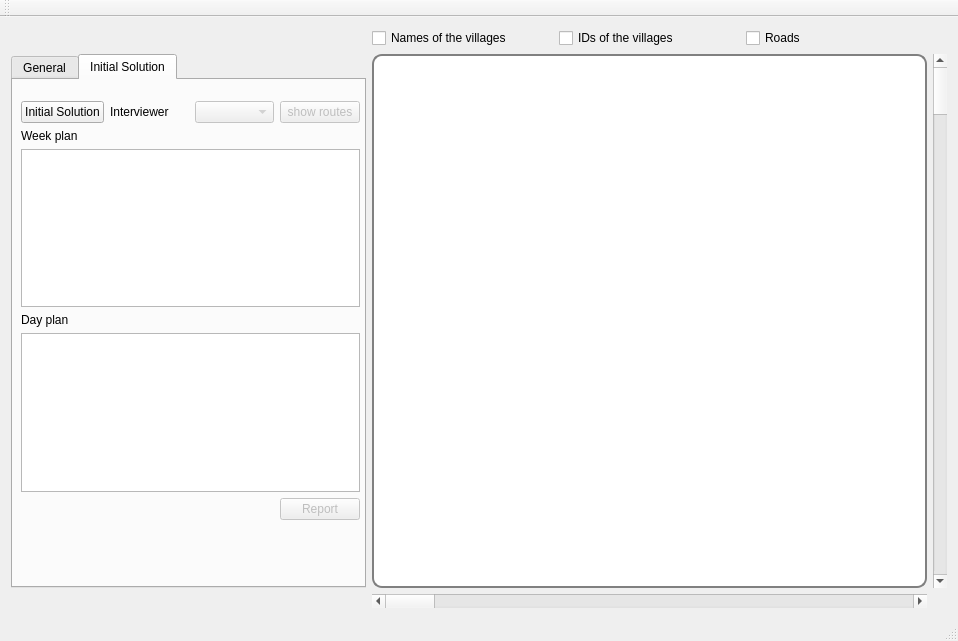
<?xml version="1.0" encoding="UTF-8"?>
<ui version="4.0">
 <class>MainWindow</class>
 <widget class="QMainWindow" name="MainWindow">
  <property name="geometry">
   <rect>
    <x>0</x>
    <y>0</y>
    <width>958</width>
    <height>641</height>
   </rect>
  </property>
  <property name="sizePolicy">
   <sizepolicy hsizetype="Expanding" vsizetype="Expanding">
    <horstretch>0</horstretch>
    <verstretch>0</verstretch>
   </sizepolicy>
  </property>
  <property name="windowTitle">
   <string>MainWindow</string>
  </property>
  <widget class="QWidget" name="centralWidget">
   <property name="sizePolicy">
    <sizepolicy hsizetype="Expanding" vsizetype="Expanding">
     <horstretch>0</horstretch>
     <verstretch>0</verstretch>
    </sizepolicy>
   </property>
   <layout class="QGridLayout" name="gridLayout_3">
    <item row="0" column="0">
     <layout class="QGridLayout" name="gridLayout">
      <item row="2" column="2">
       <widget class="QScrollBar" name="horizontalScrollBar">
        <property name="sizePolicy">
         <sizepolicy hsizetype="Expanding" vsizetype="Fixed">
          <horstretch>0</horstretch>
          <verstretch>0</verstretch>
         </sizepolicy>
        </property>
        <property name="value">
         <number>0</number>
        </property>
        <property name="orientation">
         <enum>Qt::Horizontal</enum>
        </property>
       </widget>
      </item>
      <item row="1" column="3">
       <widget class="QScrollBar" name="verticalScrollBar">
        <property name="sizePolicy">
         <sizepolicy hsizetype="Fixed" vsizetype="Expanding">
          <horstretch>0</horstretch>
          <verstretch>0</verstretch>
         </sizepolicy>
        </property>
        <property name="value">
         <number>0</number>
        </property>
        <property name="orientation">
         <enum>Qt::Vertical</enum>
        </property>
       </widget>
      </item>
      <item row="0" column="2">
       <layout class="QHBoxLayout" name="horizontalLayout">
        <item>
         <widget class="QCheckBox" name="checkBoxVillageNames">
          <property name="enabled">
           <bool>true</bool>
          </property>
          <property name="text">
           <string>Names of the villages</string>
          </property>
         </widget>
        </item>
        <item>
         <widget class="QCheckBox" name="checkBoxVillageIDs">
          <property name="enabled">
           <bool>true</bool>
          </property>
          <property name="text">
           <string>IDs of the villages</string>
          </property>
         </widget>
        </item>
        <item>
         <widget class="QCheckBox" name="checkBoxShowRoads">
          <property name="text">
           <string>Roads</string>
          </property>
         </widget>
        </item>
       </layout>
      </item>
      <item row="1" column="2">
       <widget class="QCustomPlot" name="widget" native="true">
        <property name="sizePolicy">
         <sizepolicy hsizetype="Expanding" vsizetype="Expanding">
          <horstretch>0</horstretch>
          <verstretch>0</verstretch>
         </sizepolicy>
        </property>
        <property name="styleSheet">
         <string notr="true">#widget {
border: 2px solid gray;
border-radius: 10px;
background: white;
}</string>
        </property>
       </widget>
      </item>
      <item row="1" column="1">
       <widget class="QTabWidget" name="tabWidget">
        <property name="enabled">
         <bool>true</bool>
        </property>
        <property name="sizePolicy">
         <sizepolicy hsizetype="Expanding" vsizetype="Expanding">
          <horstretch>100</horstretch>
          <verstretch>0</verstretch>
         </sizepolicy>
        </property>
        <property name="maximumSize">
         <size>
          <width>355</width>
          <height>16777215</height>
         </size>
        </property>
        <property name="currentIndex">
         <number>1</number>
        </property>
        <widget class="QWidget" name="tab_general">
         <attribute name="title">
          <string>General</string>
         </attribute>
         <widget class="QFrame" name="frame">
          <property name="geometry">
           <rect>
            <x>10</x>
            <y>10</y>
            <width>321</width>
            <height>141</height>
           </rect>
          </property>
          <property name="sizePolicy">
           <sizepolicy hsizetype="Fixed" vsizetype="Fixed">
            <horstretch>0</horstretch>
            <verstretch>0</verstretch>
           </sizepolicy>
          </property>
          <property name="maximumSize">
           <size>
            <width>400</width>
            <height>300</height>
           </size>
          </property>
          <property name="styleSheet">
           <string notr="true">#frame {
border: 2px solid gray;
border-radius: 10px;
}</string>
          </property>
          <property name="frameShape">
           <enum>QFrame::StyledPanel</enum>
          </property>
          <property name="frameShadow">
           <enum>QFrame::Raised</enum>
          </property>
          <widget class="QWidget" name="gridLayoutWidget_2">
           <property name="geometry">
            <rect>
             <x>10</x>
             <y>10</y>
             <width>301</width>
             <height>111</height>
            </rect>
           </property>
           <layout class="QGridLayout" name="gridLayout_4">
            <item row="1" column="2">
             <widget class="QTextEdit" name="textEditR">
              <property name="enabled">
               <bool>false</bool>
              </property>
              <property name="sizePolicy">
               <sizepolicy hsizetype="Fixed" vsizetype="Fixed">
                <horstretch>0</horstretch>
                <verstretch>0</verstretch>
               </sizepolicy>
              </property>
              <property name="maximumSize">
               <size>
                <width>80</width>
                <height>20</height>
               </size>
              </property>
              <property name="verticalScrollBarPolicy">
               <enum>Qt::ScrollBarAlwaysOff</enum>
              </property>
              <property name="horizontalScrollBarPolicy">
               <enum>Qt::ScrollBarAlwaysOff</enum>
              </property>
             </widget>
            </item>
            <item row="2" column="2">
             <widget class="QTextEdit" name="textEditH">
              <property name="enabled">
               <bool>false</bool>
              </property>
              <property name="sizePolicy">
               <sizepolicy hsizetype="Fixed" vsizetype="Fixed">
                <horstretch>0</horstretch>
                <verstretch>0</verstretch>
               </sizepolicy>
              </property>
              <property name="maximumSize">
               <size>
                <width>80</width>
                <height>20</height>
               </size>
              </property>
              <property name="verticalScrollBarPolicy">
               <enum>Qt::ScrollBarAlwaysOff</enum>
              </property>
              <property name="horizontalScrollBarPolicy">
               <enum>Qt::ScrollBarAlwaysOff</enum>
              </property>
             </widget>
            </item>
            <item row="2" column="1">
             <widget class="QPushButton" name="buttonOpenHouseh">
              <property name="sizePolicy">
               <sizepolicy hsizetype="Fixed" vsizetype="Fixed">
                <horstretch>0</horstretch>
                <verstretch>0</verstretch>
               </sizepolicy>
              </property>
              <property name="maximumSize">
               <size>
                <width>90</width>
                <height>30</height>
               </size>
              </property>
              <property name="text">
               <string>Households...</string>
              </property>
             </widget>
            </item>
            <item row="0" column="0">
             <widget class="QLabel" name="labFile1">
              <property name="sizePolicy">
               <sizepolicy hsizetype="Fixed" vsizetype="Fixed">
                <horstretch>0</horstretch>
                <verstretch>0</verstretch>
               </sizepolicy>
              </property>
              <property name="maximumSize">
               <size>
                <width>100</width>
                <height>30</height>
               </size>
              </property>
              <property name="autoFillBackground">
               <bool>false</bool>
              </property>
              <property name="text">
               <string>....</string>
              </property>
             </widget>
            </item>
            <item row="1" column="0">
             <widget class="QLabel" name="labFile2">
              <property name="sizePolicy">
               <sizepolicy hsizetype="Fixed" vsizetype="Fixed">
                <horstretch>0</horstretch>
                <verstretch>0</verstretch>
               </sizepolicy>
              </property>
              <property name="maximumSize">
               <size>
                <width>100</width>
                <height>30</height>
               </size>
              </property>
              <property name="autoFillBackground">
               <bool>false</bool>
              </property>
              <property name="text">
               <string>....</string>
              </property>
             </widget>
            </item>
            <item row="0" column="1">
             <widget class="QPushButton" name="buttonOpenVillages">
              <property name="sizePolicy">
               <sizepolicy hsizetype="Fixed" vsizetype="Fixed">
                <horstretch>0</horstretch>
                <verstretch>0</verstretch>
               </sizepolicy>
              </property>
              <property name="maximumSize">
               <size>
                <width>90</width>
                <height>30</height>
               </size>
              </property>
              <property name="text">
               <string>Villages...</string>
              </property>
             </widget>
            </item>
            <item row="2" column="0">
             <widget class="QLabel" name="labFile3">
              <property name="sizePolicy">
               <sizepolicy hsizetype="Fixed" vsizetype="Fixed">
                <horstretch>0</horstretch>
                <verstretch>0</verstretch>
               </sizepolicy>
              </property>
              <property name="maximumSize">
               <size>
                <width>100</width>
                <height>30</height>
               </size>
              </property>
              <property name="autoFillBackground">
               <bool>false</bool>
              </property>
              <property name="text">
               <string>....</string>
              </property>
             </widget>
            </item>
            <item row="1" column="1">
             <widget class="QPushButton" name="buttonOpenRoads">
              <property name="sizePolicy">
               <sizepolicy hsizetype="Fixed" vsizetype="Fixed">
                <horstretch>0</horstretch>
                <verstretch>0</verstretch>
               </sizepolicy>
              </property>
              <property name="maximumSize">
               <size>
                <width>90</width>
                <height>30</height>
               </size>
              </property>
              <property name="text">
               <string>Roads...</string>
              </property>
             </widget>
            </item>
            <item row="0" column="2">
             <widget class="QTextEdit" name="textEditN">
              <property name="enabled">
               <bool>false</bool>
              </property>
              <property name="sizePolicy">
               <sizepolicy hsizetype="Fixed" vsizetype="Fixed">
                <horstretch>0</horstretch>
                <verstretch>0</verstretch>
               </sizepolicy>
              </property>
              <property name="maximumSize">
               <size>
                <width>80</width>
                <height>20</height>
               </size>
              </property>
              <property name="verticalScrollBarPolicy">
               <enum>Qt::ScrollBarAlwaysOff</enum>
              </property>
              <property name="horizontalScrollBarPolicy">
               <enum>Qt::ScrollBarAlwaysOff</enum>
              </property>
             </widget>
            </item>
           </layout>
          </widget>
         </widget>
        </widget>
        <widget class="QWidget" name="tab_initsolution">
         <property name="enabled">
          <bool>true</bool>
         </property>
         <attribute name="title">
          <string>Initial Solution</string>
         </attribute>
         <widget class="QWidget" name="layoutWidget">
          <property name="geometry">
           <rect>
            <x>0</x>
            <y>10</y>
            <width>352</width>
            <height>441</height>
           </rect>
          </property>
          <layout class="QGridLayout" name="gridLayout_2">
           <property name="leftMargin">
            <number>8</number>
           </property>
           <property name="rightMargin">
            <number>5</number>
           </property>
           <item row="0" column="1">
            <widget class="QLabel" name="labelSelectInterviewer">
             <property name="text">
              <string>Interviewer</string>
             </property>
            </widget>
           </item>
           <item row="0" column="2">
            <widget class="QComboBox" name="comboBoxInterviewer">
             <property name="enabled">
              <bool>false</bool>
             </property>
            </widget>
           </item>
           <item row="2" column="1">
            <spacer name="verticalSpacer">
             <property name="orientation">
              <enum>Qt::Vertical</enum>
             </property>
             <property name="sizeHint" stdset="0">
              <size>
               <width>20</width>
               <height>40</height>
              </size>
             </property>
            </spacer>
           </item>
           <item row="5" column="0">
            <widget class="QLabel" name="label_2">
             <property name="text">
              <string>Day plan</string>
             </property>
            </widget>
           </item>
           <item row="2" column="0">
            <widget class="QLabel" name="label">
             <property name="text">
              <string>Week plan</string>
             </property>
            </widget>
           </item>
           <item row="0" column="0">
            <widget class="QPushButton" name="pushButtonInitialSolution">
             <property name="enabled">
              <bool>true</bool>
             </property>
             <property name="text">
              <string>Initial Solution</string>
             </property>
            </widget>
           </item>
           <item row="5" column="2">
            <spacer name="verticalSpacer_2">
             <property name="orientation">
              <enum>Qt::Vertical</enum>
             </property>
             <property name="sizeHint" stdset="0">
              <size>
               <width>20</width>
               <height>40</height>
              </size>
             </property>
            </spacer>
           </item>
           <item row="0" column="3">
            <widget class="QPushButton" name="pushButtonShowRoute">
             <property name="enabled">
              <bool>false</bool>
             </property>
             <property name="text">
              <string>show routes</string>
             </property>
            </widget>
           </item>
           <item row="3" column="0" colspan="4">
            <widget class="QTableWidget" name="tableWidget_weekplans">
             <property name="maximumSize">
              <size>
               <width>350</width>
               <height>16777215</height>
              </size>
             </property>
             <property name="selectionBehavior">
              <enum>QAbstractItemView::SelectRows</enum>
             </property>
             <property name="textElideMode">
              <enum>Qt::ElideMiddle</enum>
             </property>
            </widget>
           </item>
           <item row="6" column="0" colspan="4">
            <widget class="QTableWidget" name="tableWidget_dayplans">
             <property name="maximumSize">
              <size>
               <width>350</width>
               <height>16777215</height>
              </size>
             </property>
             <property name="font">
              <font>
               <pointsize>7</pointsize>
              </font>
             </property>
             <property name="selectionBehavior">
              <enum>QAbstractItemView::SelectRows</enum>
             </property>
             <property name="textElideMode">
              <enum>Qt::ElideMiddle</enum>
             </property>
            </widget>
           </item>
           <item row="7" column="3">
            <widget class="QPushButton" name="pbShow_report">
             <property name="enabled">
              <bool>false</bool>
             </property>
             <property name="text">
              <string>Report</string>
             </property>
            </widget>
           </item>
          </layout>
         </widget>
        </widget>
       </widget>
      </item>
     </layout>
    </item>
   </layout>
  </widget>
  <widget class="QMenuBar" name="menuBar">
   <property name="geometry">
    <rect>
     <x>0</x>
     <y>0</y>
     <width>958</width>
     <height>20</height>
    </rect>
   </property>
  </widget>
  <widget class="QToolBar" name="mainToolBar">
   <attribute name="toolBarArea">
    <enum>TopToolBarArea</enum>
   </attribute>
   <attribute name="toolBarBreak">
    <bool>false</bool>
   </attribute>
  </widget>
  <widget class="QStatusBar" name="statusBar"/>
  <action name="actionVillages">
   <property name="text">
    <string>Villages</string>
   </property>
  </action>
 </widget>
 <layoutdefault spacing="6" margin="11"/>
 <customwidgets>
  <customwidget>
   <class>QCustomPlot</class>
   <extends>QWidget</extends>
   <header location="global">qcustomplot.h</header>
   <container>1</container>
  </customwidget>
 </customwidgets>
 <tabstops>
  <tabstop>checkBoxVillageNames</tabstop>
  <tabstop>checkBoxVillageIDs</tabstop>
  <tabstop>checkBoxShowRoads</tabstop>
  <tabstop>tabWidget</tabstop>
  <tabstop>textEditR</tabstop>
  <tabstop>textEditH</tabstop>
  <tabstop>buttonOpenHouseh</tabstop>
  <tabstop>buttonOpenVillages</tabstop>
  <tabstop>buttonOpenRoads</tabstop>
  <tabstop>textEditN</tabstop>
  <tabstop>comboBoxInterviewer</tabstop>
  <tabstop>pushButtonInitialSolution</tabstop>
  <tabstop>pushButtonShowRoute</tabstop>
  <tabstop>tableWidget_weekplans</tabstop>
  <tabstop>pbShow_report</tabstop>
  <tabstop>tableWidget_dayplans</tabstop>
 </tabstops>
 <resources/>
 <connections/>
</ui>
